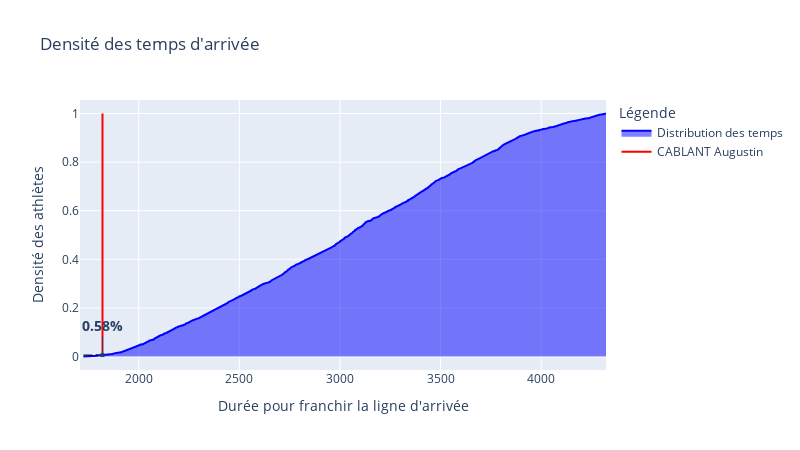

Write notebook code for a chart like this one.
### Code cell
#| title: Performance de Augustin Cablant
#| label: b
viz.graphePerso("augustin","cablant", data=data,titre = "Densité des temps d'arrivée")

### Figure 1 — Plotly figure (JSON) as saved in the notebook; plotly's stock layout.template omitted (floating-point values rounded to 4 significant figures; data arrays with more than 128 entries replaced by an {"elided": "..."} marker saying what was removed)
{"data": [{"fill": "tozeroy", "line": {"color": "blue"}, "mode": "lines", "name": "Distribution des temps", "type": "scatter", "x": {"elided": "10000 float values"}, "y": {"elided": "10000 float values"}}, {"line": {"color": "red"}, "mode": "lines", "name": "CABLANT Augustin", "type": "scatter", "x": [1820, 1820], "y": [0, 1]}], "layout": {"annotations": [{"arrowhead": 7, "ax": 0, "ay": -30, "font": {"size": 14}, "showarrow": true, "text": "<b>0.58%</b>", "x": 1820, "y": 0.00585}], "autosize": false, "height": 450, "legend": {"title": {"text": "Légende"}}, "shapes": [{"line": {"color": "black", "dash": "dashdot", "width": 1}, "type": "line", "x0": 1725, "x1": 1820, "y0": 0.00585, "y1": 0.00585}], "title": {"text": "Densité des temps d'arrivée"}, "width": 800, "xaxis": {"title": {"text": "Durée pour franchir la ligne d'arrivée"}}, "yaxis": {"title": {"text": "Densité des athlètes"}}}}
